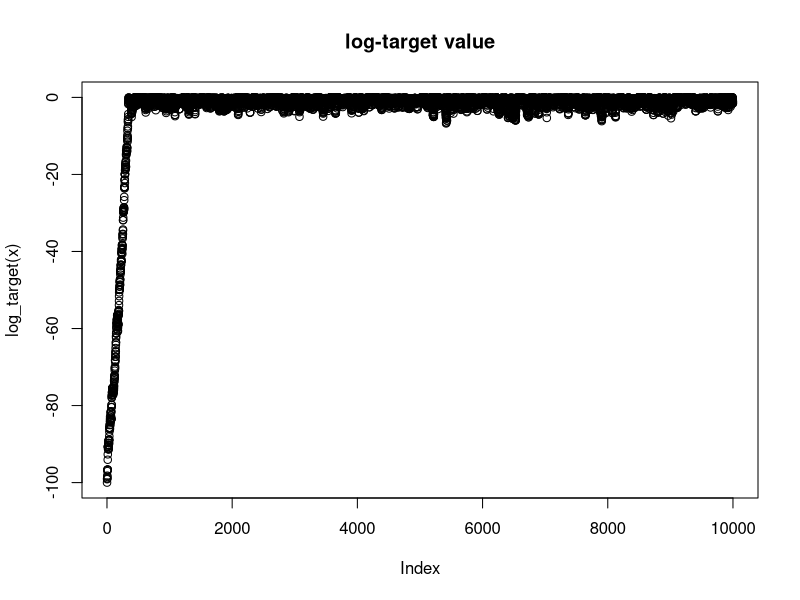
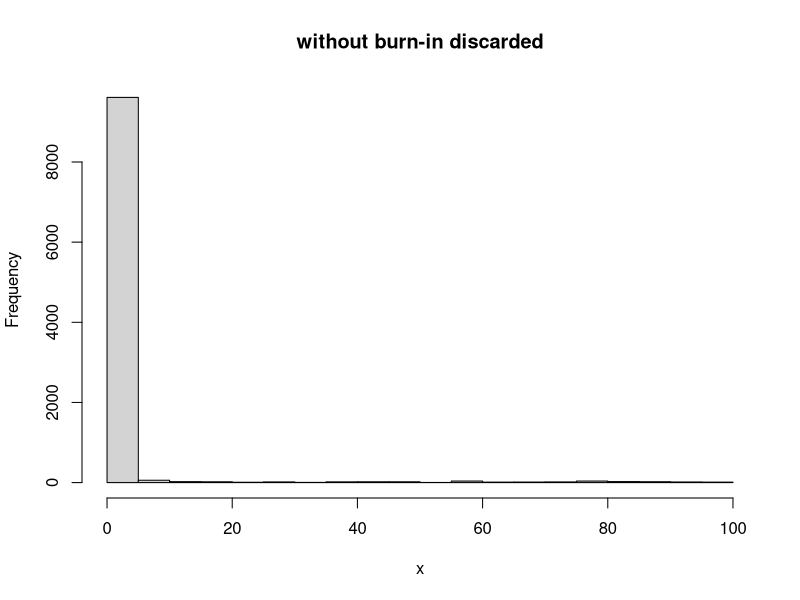
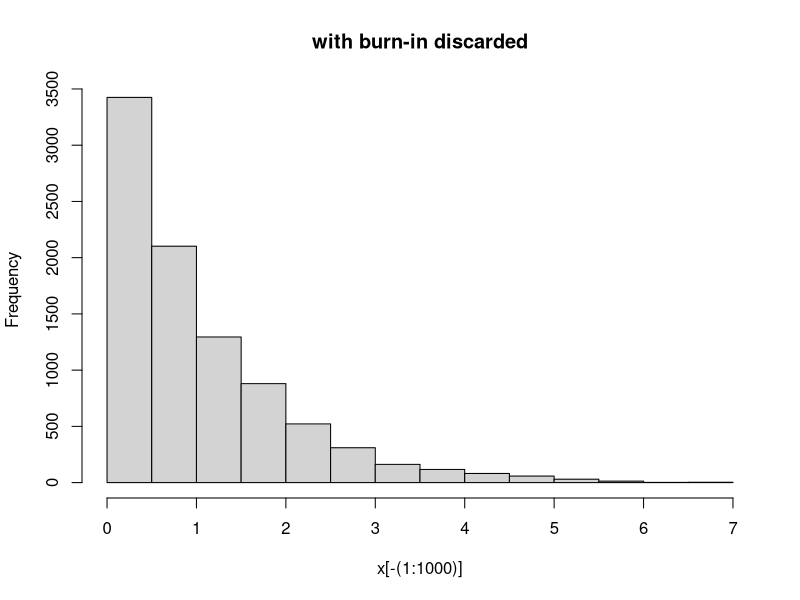

Write R code to recreate these figures, in order.
## ---- chunk 1
log_target = function(x){
  return(ifelse(x<0,-Inf,-x))
}

x = rep(0,10000)
x[1] = 100     #initialize; For purposes of illustration I set this to 100
for(i in 2:10000){
  current_x = x[i-1]
  proposed_x = current_x + rnorm(1,mean=0,sd=1)
  A = exp(log_target(proposed_x) - log_target(current_x) )
  if(runif(1)<A){
    x[i] = proposed_x       # accept move with probabily min(1,A)
  } else {
    x[i] = current_x        # otherwise "reject" move, and stay where we are
  }
}
## ---- chunk 2
  plot(log_target(x), main = "log-target value")
## ---- chunk 3
hist(x, main="without burn-in discarded")
hist(x[-(1:1000)], main="with burn-in discarded")
